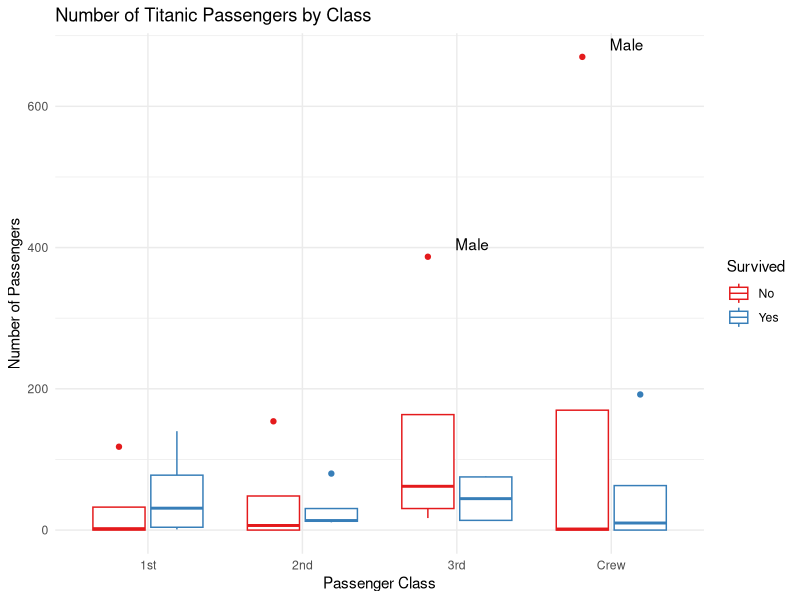
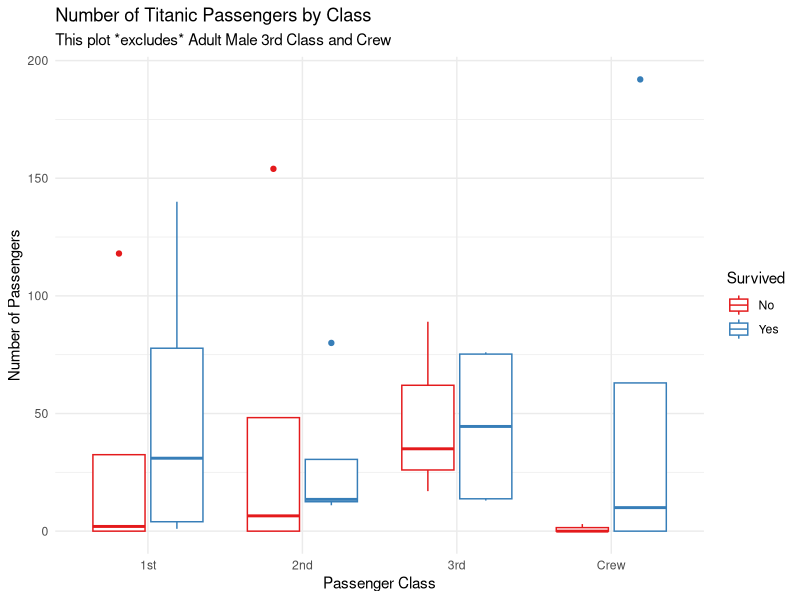

Source code (R) for these figures, in order:
## ---- chunk 1
library(tidyverse)
## ---- chunk 2
library(ggrepel)
## ---- chunk 3
titanic <- as_tibble(Titanic)
titanic
## ---- chunk 4
titanic |>
  ggplot(mapping = aes(x = Class, y = n)) +
  geom_boxplot(
    mapping = aes(color = Survived)) +
  geom_text_repel(
    data = filter(titanic, n >= 200),
    mapping = aes(label = Sex)) +
  theme_minimal() +
  labs(title = "Number of Titanic Passengers by Class",
       x = "Passenger Class",
       y = "Number of Passengers") +
  scale_color_brewer(palette = "Set1")
## ---- chunk 5
titanic |>
  filter(n < 200) |>
  ggplot(mapping = aes(x = Class, y = n)) +
  geom_boxplot(
    mapping = aes(color = Survived)) +
  theme_minimal() +
  labs(title = "Number of Titanic Passengers by Class",
       subtitle = "This plot *excludes* Adult Male 3rd Class and Crew",
       x = "Passenger Class",
       y = "Number of Passengers") +
  scale_color_brewer(palette = "Set1")
